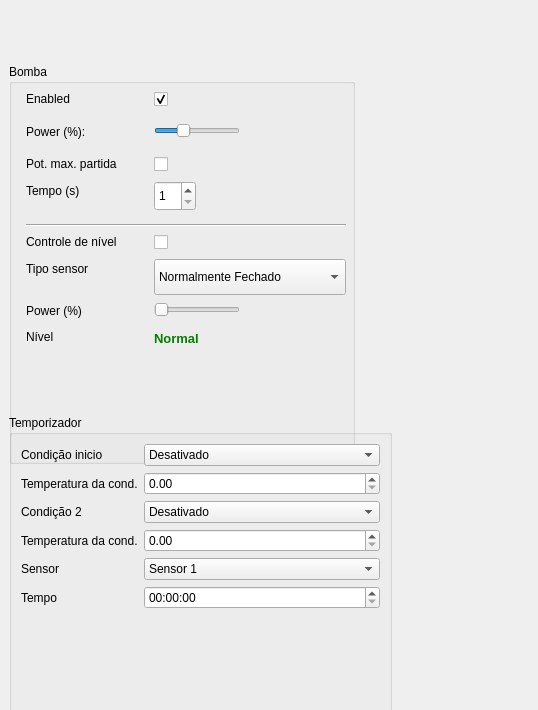
              <widget class="QWidget" name="scrollAreaWidgetContents">
               <property name="enabled">
                <bool>true</bool>
               </property>
               <property name="geometry">
                <rect>
                 <x>0</x>
                 <y>0</y>
                 <width>538</width>
                 <height>710</height>
                </rect>
               </property>
               <property name="sizePolicy">
                <sizepolicy hsizetype="Expanding" vsizetype="Expanding">
                 <horstretch>0</horstretch>
                 <verstretch>0</verstretch>
                </sizepolicy>
               </property>
               <widget class="QGroupBox" name="grpBomb">
                <property name="geometry">
                 <rect>
                  <x>9</x>
                  <y>64</y>
                  <width>346</width>
                  <height>400</height>
                 </rect>
                </property>
                <property name="sizePolicy">
                 <sizepolicy hsizetype="Preferred" vsizetype="Expanding">
                  <horstretch>0</horstretch>
                  <verstretch>0</verstretch>
                 </sizepolicy>
                </property>
                <property name="minimumSize">
                 <size>
                  <width>250</width>
                  <height>400</height>
                 </size>
                </property>
                <property name="maximumSize">
                 <size>
                  <width>600</width>
                  <height>290</height>
                 </size>
                </property>
                <property name="title">
                 <string>Bomba</string>
                </property>
                <widget class="QLabel" name="enabledLabel">
                 <property name="geometry">
                  <rect>
                   <x>17</x>
                   <y>25</y>
                   <width>57</width>
                   <height>20</height>
                  </rect>
                 </property>
                 <property name="text">
                  <string>Enabled</string>
                 </property>
                </widget>
                <widget class="QCheckBox" name="chkPumpEnabled">
                 <property name="geometry">
                  <rect>
                   <x>145</x>
                   <y>25</y>
                   <width>20</width>
                   <height>21</height>
                  </rect>
                 </property>
                 <property name="checked">
                  <bool>true</bool>
                 </property>
                </widget>
                <widget class="QLabel" name="powerLabel">
                 <property name="geometry">
                  <rect>
                   <x>17</x>
                   <y>58</y>
                   <width>78</width>
                   <height>20</height>
                  </rect>
                 </property>
                 <property name="text">
                  <string>Power (%): </string>
                 </property>
                </widget>
                <widget class="QSlider" name="sliderPumpPower">
                 <property name="geometry">
                  <rect>
                   <x>145</x>
                   <y>58</y>
                   <width>86</width>
                   <height>18</height>
                  </rect>
                 </property>
                 <property name="maximum">
                  <number>255</number>
                 </property>
                 <property name="value">
                  <number>80</number>
                 </property>
                 <property name="orientation">
                  <enum>Qt::Horizontal</enum>
                 </property>
                </widget>
                <widget class="QLabel" name="label_15">
                 <property name="geometry">
                  <rect>
                   <x>17</x>
                   <y>90</y>
                   <width>122</width>
                   <height>20</height>
                  </rect>
                 </property>
                 <property name="text">
                  <string>Pot. max. partida</string>
                 </property>
                </widget>
                <widget class="QCheckBox" name="chkBurst">
                 <property name="geometry">
                  <rect>
                   <x>145</x>
                   <y>90</y>
                   <width>20</width>
                   <height>21</height>
                  </rect>
                 </property>
                 <property name="text">
                  <string/>
                 </property>
                </widget>
                <widget class="QLabel" name="label_16">
                 <property name="geometry">
                  <rect>
                   <x>17</x>
                   <y>117</y>
                   <width>70</width>
                   <height>20</height>
                  </rect>
                 </property>
                 <property name="sizePolicy">
                  <sizepolicy hsizetype="Preferred" vsizetype="Preferred">
                   <horstretch>0</horstretch>
                   <verstretch>0</verstretch>
                  </sizepolicy>
                 </property>
                 <property name="text">
                  <string>Tempo (s)</string>
                 </property>
                </widget>
                <widget class="QSpinBox" name="spinMaxPwrTime">
                 <property name="geometry">
                  <rect>
                   <x>145</x>
                   <y>117</y>
                   <width>42</width>
                   <height>30</height>
                  </rect>
                 </property>
                 <property name="minimum">
                  <number>1</number>
                 </property>
                 <property name="maximum">
                  <number>20</number>
                 </property>
                </widget>
                <widget class="Line" name="line">
                 <property name="geometry">
                  <rect>
                   <x>17</x>
                   <y>153</y>
                   <width>320</width>
                   <height>16</height>
                  </rect>
                 </property>
                 <property name="orientation">
                  <enum>Qt::Horizontal</enum>
                 </property>
                </widget>
                <widget class="QLabel" name="label_10">
                 <property name="geometry">
                  <rect>
                   <x>17</x>
                   <y>168</y>
                   <width>120</width>
                   <height>20</height>
                  </rect>
                 </property>
                 <property name="toolTip">
                  <string extracomment="Definir esta potência para a bomba quando a panela atingir o nível máximo"/>
                 </property>
                 <property name="text">
                  <string>Controle de nível</string>
                 </property>
                </widget>
                <widget class="QCheckBox" name="chkLevelControl">
                 <property name="geometry">
                  <rect>
                   <x>145</x>
                   <y>168</y>
                   <width>20</width>
                   <height>21</height>
                  </rect>
                 </property>
                 <property name="text">
                  <string/>
                 </property>
                </widget>
                <widget class="QLabel" name="label_11">
                 <property name="geometry">
                  <rect>
                   <x>17</x>
                   <y>237</y>
                   <width>70</width>
                   <height>20</height>
                  </rect>
                 </property>
                 <property name="text">
                  <string>Power (%)</string>
                 </property>
                </widget>
                <widget class="QSlider" name="sliderPumpPowerHigh">
                 <property name="geometry">
                  <rect>
                   <x>145</x>
                   <y>237</y>
                   <width>86</width>
                   <height>18</height>
                  </rect>
                 </property>
                 <property name="maximum">
                  <number>255</number>
                 </property>
                 <property name="orientation">
                  <enum>Qt::Horizontal</enum>
                 </property>
                </widget>
                <widget class="QLabel" name="label_14">
                 <property name="geometry">
                  <rect>
                   <x>17</x>
                   <y>263</y>
                   <width>36</width>
                   <height>20</height>
                  </rect>
                 </property>
                 <property name="text">
                  <string>Nível</string>
                 </property>
                </widget>
                <widget class="QLabel" name="lbFloatState">
                 <property name="geometry">
                  <rect>
                   <x>145</x>
                   <y>263</y>
                   <width>65</width>
                   <height>23</height>
                  </rect>
                 </property>
                 <property name="font">
                  <font>
                   <pointsize>10</pointsize>
                   <weight>75</weight>
                   <bold>true</bold>
                  </font>
                 </property>
                 <property name="styleSheet">
                  <string notr="true">color: green;font-weight: bold</string>
                 </property>
                 <property name="frameShape">
                  <enum>QFrame::NoFrame</enum>
                 </property>
                 <property name="frameShadow">
                  <enum>QFrame::Plain</enum>
                 </property>
                 <property name="text">
                  <string>Normal</string>
                 </property>
                 <property name="textFormat">
                  <enum>Qt::AutoText</enum>
                 </property>
                </widget>
                <widget class="QLabel" name="tipoSensorLabel">
                 <property name="geometry">
                  <rect>
                   <x>17</x>
                   <y>195</y>
                   <width>83</width>
                   <height>20</height>
                  </rect>
                 </property>
                 <property name="text">
                  <string>Tipo sensor</string>
                 </property>
                </widget>
                <widget class="QComboBox" name="cbSensorType">
                 <property name="geometry">
                  <rect>
                   <x>145</x>
                   <y>195</y>
                   <width>192</width>
                   <height>36</height>
                  </rect>
                 </property>
                 <item>
                  <property name="text">
                   <string>Normalmente Fechado</string>
                  </property>
                 </item>
                 <item>
                  <property name="text">
                   <string>Normalmente Aberto</string>
                  </property>
                 </item>
                </widget>
               </widget>
               <widget class="QGroupBox" name="grpTimer">
                <property name="geometry">
                 <rect>
                  <x>9</x>
                  <y>415</y>
                  <width>383</width>
                  <height>400</height>
                 </rect>
                </property>
                <property name="sizePolicy">
                 <sizepolicy hsizetype="Preferred" vsizetype="Expanding">
                  <horstretch>0</horstretch>
                  <verstretch>0</verstretch>
                 </sizepolicy>
                </property>
                <property name="minimumSize">
                 <size>
                  <width>250</width>
                  <height>400</height>
                 </size>
                </property>
                <property name="maximumSize">
                 <size>
                  <width>600</width>
                  <height>16777215</height>
                 </size>
                </property>
                <property name="title">
                 <string>Temporizador</string>
                </property>
                <layout class="QFormLayout" name="formLayout">
                 <property name="fieldGrowthPolicy">
                  <enum>QFormLayout::AllNonFixedFieldsGrow</enum>
                 </property>
                 <item row="1" column="1">
                  <widget class="QComboBox" name="cbTimerStartCond">
                   <property name="currentIndex">
                    <number>0</number>
                   </property>
                   <item>
                    <property name="text">
                     <string>Desativado</string>
                    </property>
                   </item>
                   <item>
                    <property name="text">
                     <string>No inicio do estagio</string>
                    </property>
                   </item>
                   <item>
                    <property name="text">
                     <string>Temperatura passar de</string>
                    </property>
                   </item>
                   <item>
                    <property name="text">
                     <string>Temperatura baixar de</string>
                    </property>
                   </item>
                  </widget>
                 </item>
                 <item row="1" column="0">
                  <widget class="QLabel" name="lbcondtemp">
                   <property name="text">
                    <string>Condição inicio</string>
                   </property>
                  </widget>
                 </item>
                 <item row="2" column="0">
                  <widget class="QLabel" name="lbtemp">
                   <property name="text">
                    <string>Temperatura da cond.</string>
                   </property>
                  </widget>
                 </item>
                 <item row="2" column="1">
                  <widget class="QDoubleSpinBox" name="timerTempField"/>
                 </item>
                 <item row="3" column="0">
                  <widget class="QLabel" name="condiO2Label">
                   <property name="text">
                    <string>Condição 2</string>
                   </property>
                  </widget>
                 </item>
                 <item row="3" column="1">
                  <widget class="QComboBox" name="cbTimerStartCond2">
                   <item>
                    <property name="text">
                     <string>Desativado</string>
                    </property>
                   </item>
                   <item>
                    <property name="text">
                     <string>Temperatura passar de</string>
                    </property>
                   </item>
                   <item>
                    <property name="text">
                     <string>Temperatura baixar de</string>
                    </property>
                   </item>
                  </widget>
                 </item>
                 <item row="5" column="0">
                  <widget class="QLabel" name="sensorSelectLabel">
                   <property name="font">
                    <font>
                     <weight>50</weight>
                     <bold>false</bold>
                    </font>
                   </property>
                   <property name="text">
                    <string>Sensor</string>
                   </property>
                  </widget>
                 </item>
                 <item row="5" column="1">
                  <widget class="QComboBox" name="cbSensorSelect">
                   <item>
                    <property name="text">
                     <string>Sensor 1</string>
                    </property>
                   </item>
                   <item>
                    <property name="text">
                     <string>Sensor 2</string>
                    </property>
                   </item>
                  </widget>
                 </item>
                 <item row="6" column="0">
                  <widget class="QLabel" name="lbtime">
                   <property name="text">
                    <string>Tempo</string>
                   </property>
                  </widget>
                 </item>
                 <item row="6" column="1">
                  <widget class="QTimeEdit" name="timerTimeField">
                   <property name="currentSection">
                    <enum>QDateTimeEdit::HourSection</enum>
                   </property>
                   <property name="displayFormat">
                    <string>HH:mm:ss</string>
                   </property>
                  </widget>
                 </item>
                 <item row="4" column="0">
                  <widget class="QLabel" name="temperaturaDaCondLabel">
                   <property name="text">
                    <string>Temperatura da cond.</string>
                   </property>
                  </widget>
                 </item>
                 <item row="4" column="1">
                  <widget class="QDoubleSpinBox" name="timerTempField2"/>
                 </item>
                </layout>
               </widget>
               <zorder>grpBomb</zorder>
               <zorder>grpTimer</zorder>
               <zorder>grpPID</zorder>
               <zorder>grpPID</zorder>
              </widget>
